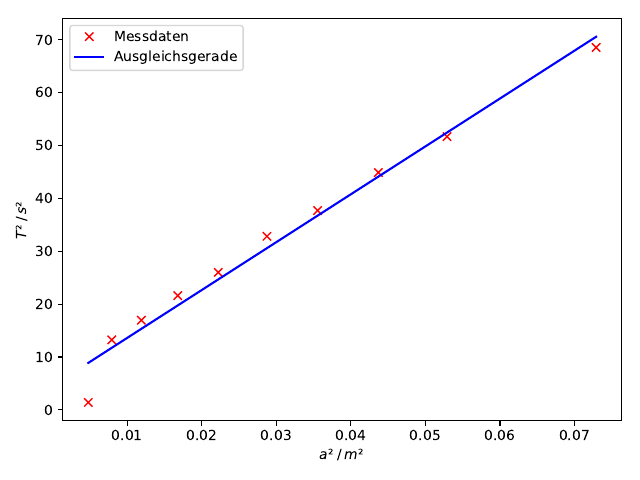

Here is the Python script that generated this plot:
import numpy as np
from uncertainties import ufloat
import matplotlib.pyplot as plt

a, T = np.genfromtxt('mess3.txt', unpack=True)
a2 = a**2
T2 = T**2


params, covariance_matrix = np.polyfit(a2, T2, deg=1, cov=True)

errors = np.sqrt(np.diag(covariance_matrix))

print('a = {:.10f} ± {:.10f}'.format(params[0], errors[0]))
print('b = {:.4f} ± {:.5f}'.format(params[1], errors[1]))

def gerade (x, m, b):
    return m*x+b

z = np.linspace(np.min(a2), np.max(a2))

plt.plot(a2, T2, 'rx', label='Messdaten')
plt.plot(z, gerade (z, *params), 'b-', label='Ausgleichsgerade')
plt.xlabel(r'$a² \: / \: m²$')
plt.ylabel(r'$T² \: / \: s²$')
plt.legend(loc='best')

plt.tight_layout()
plt.savefig('plot2.pdf')